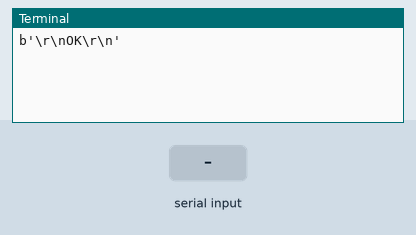
A program run on a simulated Raspberry Pi (header pin numbers). On the bench: the last lines printed to the terminal. The test bench sets the inputs (shaded band). The modem accepts every AT command (registered, SIM ready, sends succeed) and sends nothing else.

Above: at 1.2 s.
1.3 s: "1\n" received over the second serial link
At 3.4 s:
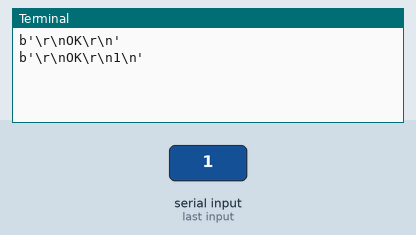
4.3 s: "0\n" received over the second serial link
At 6.1 s:
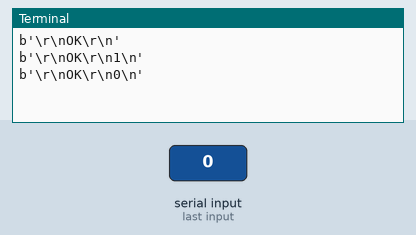
7.3 s: "2\n" received over the second serial link
At 7.9 s:
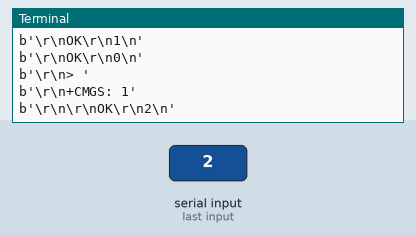
9.8 s: "1\n" received over the second serial link
At 11.1 s:
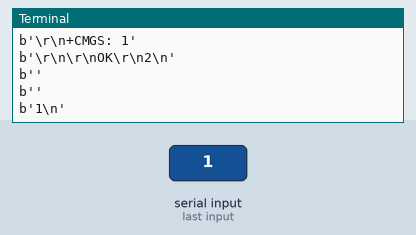

The program:

SendSMS.py
```python
#SIM900+Raspberry
import serial
import RPi.GPIO as GPIO
import os , time

GPIO.setmode(GPIO.BOARD)
#init  seriial port com "ttyS0" or "ttyAMA0 "
port=serial.Serial("/dev/ttyS0",baudrate=9600,timeout=1)

#Transmitting AT Commands to the Modem 'r\n' indicates the Enter Key
#ser.write(str.encode('allon'))   or use ser.write(serialcmd.encode()) else error: unicode strings are not supported, please encode to bytes:
port.write(str.encode('AT\r\n'))
rcv=port.read(10)
print(rcv)
time.sleep(1)

#Disable the Echo
#port.write(str.encode('ATE0'+'\r\n'))
#rcv=port.read(10)
#print(rcv)
#time.sleep(1)

#select Message format as TEXT mode
port.write(str.encode('AT+CMGF=1\r\n'))
rcv=port.read(10)
print(rcv)
time.sleep(1)

#New  SMS Message Indications
port.write(str.encode('AT+CNMI=2,1,0,0,0\r\n'))
rcv=port.read(10)
print(rcv)
time.sleep(1)


#Sending a message to a particular Number(chose the Number phone you like to send SMS )

port.write(str.encode('AT+CMGS="25576469"\r\n'))
rcv=port.read(10)
print(rcv)

#Message text
port.write(str.encode('Hello User\r\n'))
rcv=port.read(10)
print(rcv)

#Enable to send SMS = ctrl+z
port.write(str.encode("\x1A"))
for i in range(10):
    rcv=port.read(10)
    print(rcv)
```

Measured:
- after the input at 1.3 s, the terminal: prints a new line after 1.7 s (image 1)
- after the input at 4.3 s, the terminal: prints a new line after 0.70 s (image 2)
- after the input at 7.3 s, the terminal: prints a new line at once (image 3)
- after the input at 9.8 s, the terminal: prints a new line after 0.50 s (image 4)
